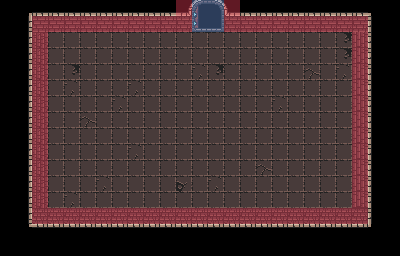

Rendered tile map (Tiled .tmx) drawn with the repository's tilesets; below, a short description and the map source with its tile grids summarised:
An orthogonal 25x16 tile map with 16x16 px tiles, 3 tile layers (Tile Layer 1, wall meta, door meta), 2 tilesets.

<map version="1.8" tiledversion="1.8.4" orientation="orthogonal" renderorder="right-down" width="25" height="16" tilewidth="16" tileheight="16" infinite="0" nextlayerid="5" nextobjectid="1">
 <tileset firstgid="1" source="0x72_DungeonTilesetII_v1.4.tsx" />
 <tileset firstgid="1025" source="MetaSet.tsx" />
 <layer id="1" name="Tile Layer 1" width="25" height="16">
  <data>[400 cells, 345 non-empty, 15 distinct tile ids]</data>
 </layer>
 <layer id="3" name="wall meta" width="25" height="16" opacity="0.4">
  <data>[400 cells, 64 non-empty, 1 distinct tile ids]</data>
 </layer>
 <layer id="4" name="door meta" width="25" height="16" opacity="0.4">
  <data>[400 cells, 4 non-empty, 1 distinct tile ids]</data>
 </layer>
</map>
